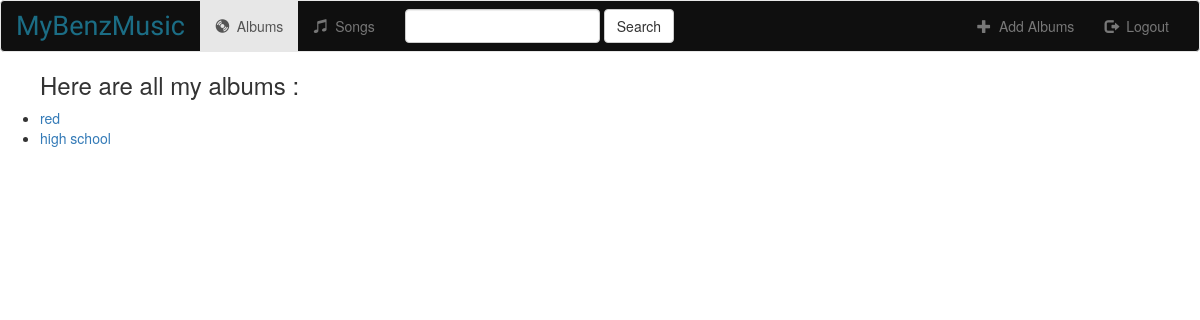
Before: /music/ with the older database file.
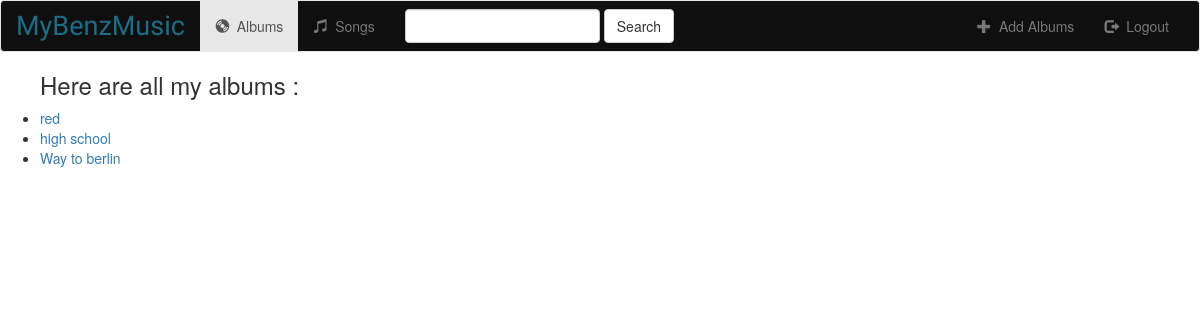
After: the same page with the newer database file.
### music/models.py (models this page shows, shortened)
class Album(models.Model): #Album herits from the class Model
    artist = models.CharField(max_length=250)
    album_title=models.CharField(max_length=500)
    genre = models.CharField(max_length=200)
    album_logo=models.CharField(max_length=1000) #it will contains the link of the logo image

### music/views.py (the view)
def index(request):
    all_Albums = Album.objects.all()
    context = {'all_albums' : all_Albums}
    return render(request,'music/index.html',context)

### music/templates/music/index.html
{% extends 'music/base.html' %}
{% block body %}
<ul>
<h3>Here are all my albums : </h3>
    {% for album in all_albums %}
    <li><a href="{% url 'music:detail' album.id %}">{{ album.album_title }}</a> </li>
    {% endfor %}
</ul>
{% endblock %}

Changed rows visible on the page:
added Album: album_title "Way to berlin"
